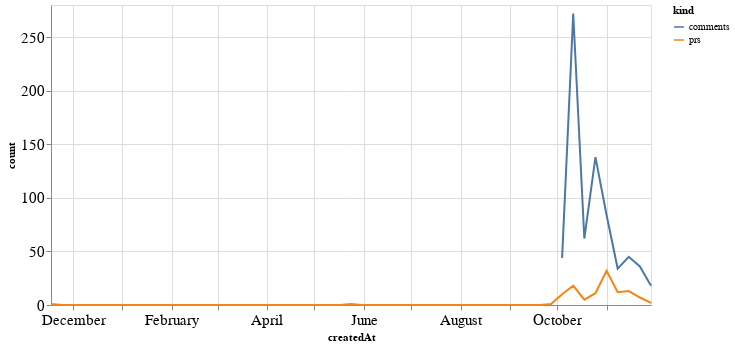

Here is the notebook cell this chart was saved with:
### Code cell
alt.Chart(total_time, width=600).mark_line().encode(
    x='createdAt',
    y='count',
    color='kind'
)

### Figure 1 — Vega-Lite specification as saved in the notebook (floating-point values rounded to 4 significant figures)
{"config": {"axisLeft": {"labelFontSize": 15}, "axisBottom": {"labelFontSize": 15}}, "data": {"name": "data-ad05f6a45715ef6cbb3b68e35f89cf5b"}, "mark": "line", "encoding": {"color": {"type": "nominal", "field": "kind"}, "x": {"type": "temporal", "field": "createdAt"}, "y": {"type": "quantitative", "field": "count"}}, "width": 600, "$schema": "https://vega.github.io/schema/vega-lite/v4.8.1.json", "datasets": {"data-ad05f6a45715ef6cbb3b68e35f89cf5b": [{"createdAt": "2019-11-17T00:00:00", "kind": "prs", "count": 1.0}, {"createdAt": "2019-11-24T00:00:00", "kind": "prs", "count": 0.0}, {"createdAt": "2019-12-01T00:00:00", "kind": "prs", "count": 0.0}, {"createdAt": "2019-12-08T00:00:00", "kind": "prs", "count": 0.0}, {"createdAt": "2019-12-15T00:00:00", "kind": "prs", "count": 0.0}, {"createdAt": "2019-12-22T00:00:00", "kind": "prs", "count": 0.0}, {"createdAt": "2019-12-29T00:00:00", "kind": "prs", "count": 0.0}, {"createdAt": "2020-01-05T00:00:00", "kind": "prs", "count": 0.0}, {"createdAt": "2020-01-12T00:00:00", "kind": "prs", "count": 0.0}, {"createdAt": "2020-01-19T00:00:00", "kind": "prs", "count": 0.0}, {"createdAt": "2020-01-26T00:00:00", "kind": "prs", "count": 0.0}, {"createdAt": "2020-02-02T00:00:00", "kind": "prs", "count": 0.0}, {"createdAt": "2020-02-09T00:00:00", "kind": "prs", "count": 0.0}, {"createdAt": "2020-02-16T00:00:00", "kind": "prs", "count": 0.0}, {"createdAt": "2020-02-23T00:00:00", "kind": "prs", "count": 0.0}, {"createdAt": "2020-03-01T00:00:00", "kind": "prs", "count": 0.0}, {"createdAt": "2020-03-08T00:00:00", "kind": "prs", "count": 0.0}, {"createdAt": "2020-03-15T00:00:00", "kind": "prs", "count": 0.0}, {"createdAt": "2020-03-22T00:00:00", "kind": "prs", "count": 0.0}, {"createdAt": "2020-03-29T00:00:00", "kind": "prs", "count": 0.0}, {"createdAt": "2020-04-05T00:00:00", "kind": "prs", "count": 0.0}, {"createdAt": "2020-04-12T00:00:00", "kind": "prs", "count": 0.0}, {"createdAt": "2020-04-19T00:00:00", "kind": "prs", "count": 0.0}, {"createdAt": "2020-04-26T00:00:00", "kind": "prs", "count": 0.0}, {"createdAt": "2020-05-03T00:00:00", "kind": "prs", "count": 0.0}, {"createdAt": "2020-05-10T00:00:00", "kind": "prs", "count": 0.0}, {"createdAt": "2020-05-17T00:00:00", "kind": "prs", "count": 0.0}, {"createdAt": "2020-05-24T00:00:00", "kind": "prs", "count": 1.0}, {"createdAt": "2020-05-31T00:00:00", "kind": "prs", "count": 0.0}, {"createdAt": "2020-06-07T00:00:00", "kind": "prs", "count": 0.0}, {"createdAt": "2020-06-14T00:00:00", "kind": "prs", "count": 0.0}, {"createdAt": "2020-06-21T00:00:00", "kind": "prs", "count": 0.0}, {"createdAt": "2020-06-28T00:00:00", "kind": "prs", "count": 0.0}, {"createdAt": "2020-07-05T00:00:00", "kind": "prs", "count": 0.0}, {"createdAt": "2020-07-12T00:00:00", "kind": "prs", "count": 0.0}, {"createdAt": "2020-07-19T00:00:00", "kind": "prs", "count": 0.0}, {"createdAt": "2020-07-26T00:00:00", "kind": "prs", "count": 0.0}, {"createdAt": "2020-08-02T00:00:00", "kind": "prs", "count": 0.0}, {"createdAt": "2020-08-09T00:00:00", "kind": "prs", "count": 0.0}, {"createdAt": "2020-08-16T00:00:00", "kind": "prs", "count": 0.0}, {"createdAt": "2020-08-23T00:00:00", "kind": "prs", "count": 0.0}, {"createdAt": "2020-08-30T00:00:00", "kind": "prs", "count": 0.0}, {"createdAt": "2020-09-06T00:00:00", "kind": "prs", "count": 0.0}, {"createdAt": "2020-09-13T00:00:00", "kind": "prs", "count": 0.0}, {"createdAt": "2020-09-20T00:00:00", "kind": "prs", "count": 0.0}, {"createdAt": "2020-09-27T00:00:00", "kind": "prs", "count": 1.0}, {"createdAt": "2020-10-04T00:00:00", "kind": "prs", "count": 10.0}, {"createdAt": "2020-10-11T00:00:00", "kind": "prs", "count": 18.0}, {"createdAt": "2020-10-18T00:00:00", "kind": "prs", "count": 5.0}, {"createdAt": "2020-10-25T00:00:00", "kind": "prs", "count": 11.0}, {"createdAt": "2020-11-01T00:00:00", "kind": "prs", "count": 32.0}, {"createdAt": "2020-11-08T00:00:00", "kind": "prs", "count": 12.0}, {"createdAt": "2020-11-15T00:00:00", "kind": "prs", "count": 13.0}, {"createdAt": "2020-11-22T00:00:00", "kind": "prs", "count": 7.0}, {"createdAt": "2020-11-29T00:00:00", "kind": "prs", "count": 2.0}, {"createdAt": "2019-11-17T00:00:00", "kind": "comments", "count": null}, {"createdAt": "2019-11-24T00:00:00", "kind": "comments", "count": null}, {"createdAt": "2019-12-01T00:00:00", "kind": "comments", "count": null}, {"createdAt": "2019-12-08T00:00:00", "kind": "comments", "count": null}, {"createdAt": "2019-12-15T00:00:00", "kind": "comments", "count": null}, {"createdAt": "2019-12-22T00:00:00", "kind": "comments", "count": null}, {"createdAt": "2019-12-29T00:00:00", "kind": "comments", "count": null}, {"createdAt": "2020-01-05T00:00:00", "kind": "comments", "count": null}, {"createdAt": "2020-01-12T00:00:00", "kind": "comments", "count": null}, {"createdAt": "2020-01-19T00:00:00", "kind": "comments", "count": null}, {"createdAt": "2020-01-26T00:00:00", "kind": "comments", "count": null}, {"createdAt": "2020-02-02T00:00:00", "kind": "comments", "count": null}, {"createdAt": "2020-02-09T00:00:00", "kind": "comments", "count": null}, {"createdAt": "2020-02-16T00:00:00", "kind": "comments", "count": null}, {"createdAt": "2020-02-23T00:00:00", "kind": "comments", "count": null}, {"createdAt": "2020-03-01T00:00:00", "kind": "comments", "count": null}, {"createdAt": "2020-03-08T00:00:00", "kind": "comments", "count": null}, {"createdAt": "2020-03-15T00:00:00", "kind": "comments", "count": null}, {"createdAt": "2020-03-22T00:00:00", "kind": "comments", "count": null}, {"createdAt": "2020-03-29T00:00:00", "kind": "comments", "count": null}, {"createdAt": "2020-04-05T00:00:00", "kind": "comments", "count": null}, {"createdAt": "2020-04-12T00:00:00", "kind": "comments", "count": null}, {"createdAt": "2020-04-19T00:00:00", "kind": "comments", "count": null}, {"createdAt": "2020-04-26T00:00:00", "kind": "comments", "count": null}, {"createdAt": "2020-05-03T00:00:00", "kind": "comments", "count": null}, {"createdAt": "2020-05-10T00:00:00", "kind": "comments", "count": null}, {"createdAt": "2020-05-17T00:00:00", "kind": "comments", "count": null}, {"createdAt": "2020-05-24T00:00:00", "kind": "comments", "count": null}, {"createdAt": "2020-05-31T00:00:00", "kind": "comments", "count": null}, {"createdAt": "2020-06-07T00:00:00", "kind": "comments", "count": null}, {"createdAt": "2020-06-14T00:00:00", "kind": "comments", "count": null}, {"createdAt": "2020-06-21T00:00:00", "kind": "comments", "count": null}, {"createdAt": "2020-06-28T00:00:00", "kind": "comments", "count": null}, {"createdAt": "2020-07-05T00:00:00", "kind": "comments", "count": null}, {"createdAt": "2020-07-12T00:00:00", "kind": "comments", "count": null}, {"createdAt": "2020-07-19T00:00:00", "kind": "comments", "count": null}, {"createdAt": "2020-07-26T00:00:00", "kind": "comments", "count": null}, {"createdAt": "2020-08-02T00:00:00", "kind": "comments", "count": null}, {"createdAt": "2020-08-09T00:00:00", "kind": "comments", "count": null}, {"createdAt": "2020-08-16T00:00:00", "kind": "comments", "count": null}, {"createdAt": "2020-08-23T00:00:00", "kind": "comments", "count": null}, {"createdAt": "2020-08-30T00:00:00", "kind": "comments", "count": null}, {"createdAt": "2020-09-06T00:00:00", "kind": "comments", "count": null}, {"createdAt": "2020-09-13T00:00:00", "kind": "comments", "count": null}, {"createdAt": "2020-09-20T00:00:00", "kind": "comments", "count": null}, {"createdAt": "2020-09-27T00:00:00", "kind": "comments", "count": null}, {"createdAt": "2020-10-04T00:00:00", "kind": "comments", "count": 44.0}, {"createdAt": "2020-10-11T00:00:00", "kind": "comments", "count": 272.0}, {"createdAt": "2020-10-18T00:00:00", "kind": "comments", "count": 62.0}, {"createdAt": "2020-10-25T00:00:00", "kind": "comments", "count": 138.0}, {"createdAt": "2020-11-01T00:00:00", "kind": "comments", "count": 84.0}, {"createdAt": "2020-11-08T00:00:00", "kind": "comments", "count": 34.0}, {"createdAt": "2020-11-15T00:00:00", "kind": "comments", "count": 45.0}, {"createdAt": "2020-11-22T00:00:00", "kind": "comments", "count": 36.0}, {"createdAt": "2020-11-29T00:00:00", "kind": "comments", "count": 18.0}]}}
